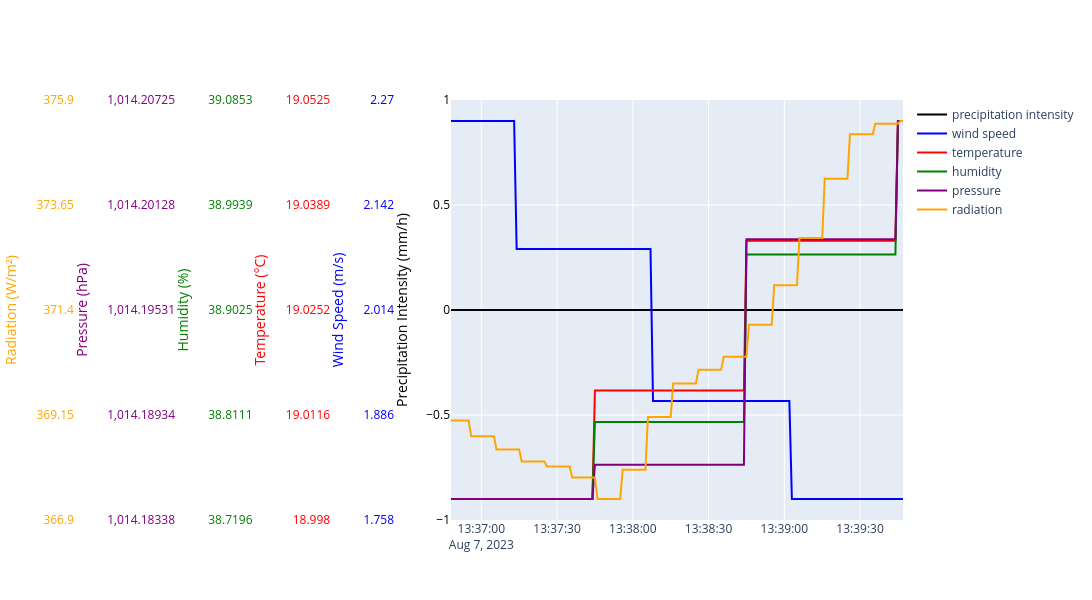

Notebook code cell kept with this figure:
### Markdown cell above
### Met Data Overview

### Code cell
parameters = {
    "precipitation intensity": {
        "data_key": ("precipitation", "intensity_hour_shifted"),
        "color": "black",
        "axis_title": "Precipitation Intensity (mm/h)",
    },
    "wind speed": {
        "data_key": ("wind", "speed_avg"),
        "color": "blue",
        "axis_title": "Wind Speed (m/s)",
    },
    "temperature": {
        "data_key": ("temperature", "average"),
        "color": "red",
        "axis_title": "Temperature (°C)",
    },
    "humidity": {
        "data_key": ("humidity", "relative_avg"),
        "color": "green",
        "axis_title": "Humidity (%)",
    },
    "pressure": {
        "data_key": ("pressure", "relative_avg"),
        "color": "purple",
        "axis_title": "Pressure (hPa)",
    },
    "radiation": {
        "data_key": ("radiation", "current"),
        "color": "orange",
        "axis_title": "Radiation (W/m²)",
    },
}

plot_timeseries_separate_axes(df, parameters)

### Figure 1 — Plotly figure (JSON) as saved in the notebook; plotly's stock layout.template omitted (floating-point values rounded to 4 significant figures; data arrays with more than 128 entries replaced by an {"elided": "..."} marker saying what was removed)
{"data": [{"line": {"color": "black"}, "mode": "lines", "name": "precipitation intensity", "type": "scatter", "x": {"elided": "180 str values"}, "y": {"elided": "180 float values"}, "yaxis": "y"}, {"line": {"color": "blue"}, "mode": "lines", "name": "wind speed", "type": "scatter", "x": {"elided": "180 str values"}, "y": {"elided": "180 float values"}, "yaxis": "y2"}, {"line": {"color": "red"}, "mode": "lines", "name": "temperature", "type": "scatter", "x": {"elided": "180 str values"}, "y": {"elided": "180 float values"}, "yaxis": "y3"}, {"line": {"color": "green"}, "mode": "lines", "name": "humidity", "type": "scatter", "x": {"elided": "180 str values"}, "y": {"elided": "180 float values"}, "yaxis": "y4"}, {"line": {"color": "purple"}, "mode": "lines", "name": "pressure", "type": "scatter", "x": {"elided": "180 str values"}, "y": {"elided": "180 float values"}, "yaxis": "y5"}, {"line": {"color": "orange"}, "mode": "lines", "name": "radiation", "type": "scatter", "x": {"elided": "180 str values"}, "y": {"elided": "180 float values"}, "yaxis": "y6"}], "layout": {"height": 600, "width": 1400, "yaxis": {"tickfont": {"color": "black"}, "title": {"font": {"color": "black"}, "text": "Precipitation Intensity (mm/h)"}}, "yaxis2": {"anchor": "free", "autoshift": true, "overlaying": "y", "tickfont": {"color": "blue"}, "tickmode": "sync", "title": {"font": {"color": "blue"}, "text": "Wind Speed (m/s)"}}, "yaxis3": {"anchor": "free", "autoshift": true, "overlaying": "y", "tickfont": {"color": "red"}, "tickmode": "sync", "title": {"font": {"color": "red"}, "text": "Temperature (°C)"}}, "yaxis4": {"anchor": "free", "autoshift": true, "overlaying": "y", "tickfont": {"color": "green"}, "tickmode": "sync", "title": {"font": {"color": "green"}, "text": "Humidity (%)"}}, "yaxis5": {"anchor": "free", "autoshift": true, "overlaying": "y", "tickfont": {"color": "purple"}, "tickmode": "sync", "title": {"font": {"color": "purple"}, "text": "Pressure (hPa)"}}, "yaxis6": {"anchor": "free", "autoshift": true, "overlaying": "y", "tickfont": {"color": "orange"}, "tickmode": "sync", "title": {"font": {"color": "orange"}, "text": "Radiation (W/m²)"}}}}
